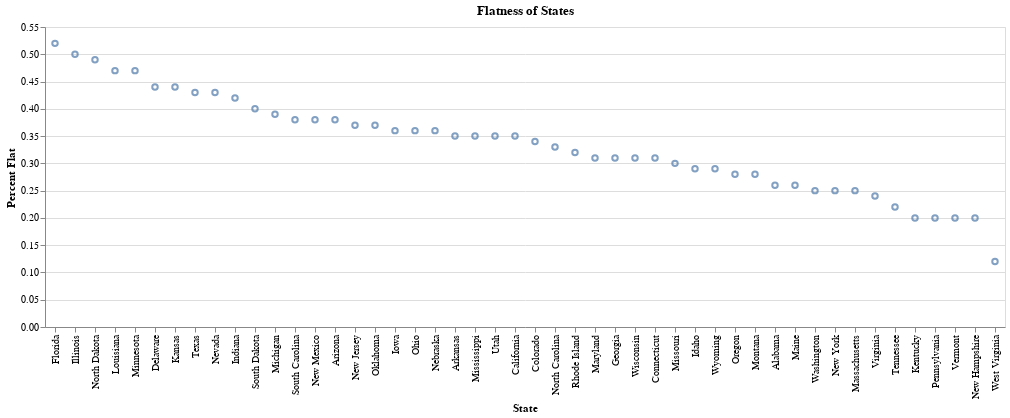

The code cell stored with this chart in its notebook:
### Code cell
import altair as alt
import pandas as pd

source = pd.read_csv('data/flatness.csv')
chart = alt.Chart(source).mark_point().encode(
    y = alt.Y('Percent Flat'),
    x = alt.X('State', sort='-y')
).properties(
    title = "Flatness of States"
)

chart

### Figure 1 — Vega-Lite specification as saved in the notebook (floating-point values rounded to 4 significant figures)
{"config": {"view": {"continuousWidth": 400, "continuousHeight": 300}}, "data": {"name": "data-fd4dbcfafaf5e4a8d44d36082ad59899"}, "mark": "point", "encoding": {"x": {"field": "State", "sort": "-y", "type": "nominal"}, "y": {"field": "Percent Flat", "type": "quantitative"}}, "title": "Flatness of States", "$schema": "https://vega.github.io/schema/vega-lite/v4.17.0.json", "datasets": {"data-fd4dbcfafaf5e4a8d44d36082ad59899": [{"State": "Florida", "flattest": 0.16, "flatter": 0.15, "flat": 0.21, "notFlat": 0.48, "Percent Flat": 0.52}, {"State": "Louisiana", "flattest": 0.1, "flatter": 0.15, "flat": 0.23, "notFlat": 0.53, "Percent Flat": 0.47}, {"State": "Illinois", "flattest": 0.09, "flatter": 0.16, "flat": 0.26, "notFlat": 0.5, "Percent Flat": 0.5}, {"State": "South Carolina", "flattest": 0.08, "flatter": 0.1, "flat": 0.19, "notFlat": 0.62, "Percent Flat": 0.38}, {"State": "North Dakota", "flattest": 0.08, "flatter": 0.14, "flat": 0.27, "notFlat": 0.51, "Percent Flat": 0.49}, {"State": "Minnesota", "flattest": 0.08, "flatter": 0.14, "flat": 0.25, "notFlat": 0.53, "Percent Flat": 0.47}, {"State": "Delaware", "flattest": 0.08, "flatter": 0.13, "flat": 0.23, "notFlat": 0.56, "Percent Flat": 0.44}, {"State": "Texas", "flattest": 0.06, "flatter": 0.12, "flat": 0.26, "notFlat": 0.57, "Percent Flat": 0.43}, {"State": "Kansas", "flattest": 0.06, "flatter": 0.13, "flat": 0.25, "notFlat": 0.56, "Percent Flat": 0.44}, {"State": "North Carolina", "flattest": 0.05, "flatter": 0.09, "flat": 0.19, "notFlat": 0.67, "Percent Flat": 0.33}, {"State": "New Jersey", "flattest": 0.05, "flatter": 0.1, "flat": 0.23, "notFlat": 0.63, "Percent Flat": 0.37}, {"State": "Iowa", "flattest": 0.05, "flatter": 0.11, "flat": 0.21, "notFlat": 0.64, "Percent Flat": 0.36}, {"State": "Indiana", "flattest": 0.05, "flatter": 0.13, "flat": 0.24, "notFlat": 0.58, "Percent Flat": 0.42}, {"State": "Arkansas", "flattest": 0.05, "flatter": 0.1, "flat": 0.2, "notFlat": 0.65, "Percent Flat": 0.35}, {"State": "South Dakota", "flattest": 0.04, "flatter": 0.1, "flat": 0.26, "notFlat": 0.6, "Percent Flat": 0.4}, {"State": "Ohio", "flattest": 0.04, "flatter": 0.1, "flat": 0.22, "notFlat": 0.64, "Percent Flat": 0.36}, {"State": "Nebraska", "flattest": 0.04, "flatter": 0.09, "flat": 0.23, "notFlat": 0.64, "Percent Flat": 0.36}, {"State": "Mississippi", "flattest": 0.04, "flatter": 0.1, "flat": 0.21, "notFlat": 0.65, "Percent Flat": 0.35}, {"State": "Maryland", "flattest": 0.04, "flatter": 0.07, "flat": 0.2, "notFlat": 0.69, "Percent Flat": 0.31}, {"State": "Georgia", "flattest": 0.04, "flatter": 0.08, "flat": 0.19, "notFlat": 0.69, "Percent Flat": 0.31}, {"State": "Oklahoma", "flattest": 0.03, "flatter": 0.1, "flat": 0.25, "notFlat": 0.63, "Percent Flat": 0.37}, {"State": "Missouri", "flattest": 0.03, "flatter": 0.08, "flat": 0.18, "notFlat": 0.7, "Percent Flat": 0.3}, {"State": "Michigan", "flattest": 0.03, "flatter": 0.1, "flat": 0.26, "notFlat": 0.61, "Percent Flat": 0.39}, {"State": "Wisconsin", "flattest": 0.02, "flatter": 0.08, "flat": 0.21, "notFlat": 0.69, "Percent Flat": 0.31}, {"State": "Virginia", "flattest": 0.02, "flatter": 0.05, "flat": 0.17, "notFlat": 0.76, "Percent Flat": 0.24}, {"State": "Utah", "flattest": 0.02, "flatter": 0.04, "flat": 0.29, "notFlat": 0.65, "Percent Flat": 0.35}, {"State": "Rhode Island", "flattest": 0.02, "flatter": 0.06, "flat": 0.24, "notFlat": 0.68, "Percent Flat": 0.32}, {"State": "New Mexico", "flattest": 0.02, "flatter": 0.07, "flat": 0.29, "notFlat": 0.62, "Percent Flat": 0.38}, {"State": "Kentucky", "flattest": 0.02, "flatter": 0.05, "flat": 0.13, "notFlat": 0.8, "Percent Flat": 0.2}, {"State": "Colorado", "flattest": 0.02, "flatter": 0.06, "flat": 0.26, "notFlat": 0.66, "Percent Flat": 0.34}, {"State": "California", "flattest": 0.02, "flatter": 0.05, "flat": 0.27, "notFlat": 0.65, "Percent Flat": 0.35}, {"State": "Alabama", "flattest": 0.02, "flatter": 0.06, "flat": 0.17, "notFlat": 0.74, "Percent Flat": 0.26}, {"State": "Washington", "flattest": 0.01, "flatter": 0.03, "flat": 0.21, "notFlat": 0.75, "Percent Flat": 0.25}, {"State": "Tennessee", "flattest": 0.01, "flatter": 0.05, "flat": 0.15, "notFlat": 0.78, "Percent Flat": 0.22}, {"State": "Pennsylvania", "flattest": 0.01, "flatter": 0.03, "flat": 0.16, "notFlat": 0.8, "Percent Flat": 0.2}, {"State": "Oregon", "flattest": 0.01, "flatter": 0.03, "flat": 0.24, "notFlat": 0.72, "Percent Flat": 0.28}, {"State": "New York", "flattest": 0.01, "flatter": 0.04, "flat": 0.21, "notFlat": 0.75, "Percent Flat": 0.25}, {"State": "Nevada", "flattest": 0.01, "flatter": 0.05, "flat": 0.37, "notFlat": 0.57, "Percent Flat": 0.43}, {"State": "Montana", "flattest": 0.01, "flatter": 0.04, "flat": 0.23, "notFlat": 0.72, "Percent Flat": 0.28}, {"State": "Massachusetts", "flattest": 0.01, "flatter": 0.05, "flat": 0.19, "notFlat": 0.75, "Percent Flat": 0.25}, {"State": "Maine", "flattest": 0.01, "flatter": 0.03, "flat": 0.22, "notFlat": 0.74, "Percent Flat": 0.26}, {"State": "Idaho", "flattest": 0.01, "flatter": 0.04, "flat": 0.24, "notFlat": 0.71, "Percent Flat": 0.29}, {"State": "Connecticut", "flattest": 0.01, "flatter": 0.03, "flat": 0.17, "notFlat": 0.69, "Percent Flat": 0.31}, {"State": "Arizona", "flattest": 0.01, "flatter": 0.07, "flat": 0.31, "notFlat": 0.62, "Percent Flat": 0.38}, {"State": "Wyoming", "flattest": null, "flatter": 0.04, "flat": 0.24, "notFlat": 0.71, "Percent Flat": 0.29}, {"State": "West Virginia", "flattest": null, "flatter": 0.01, "flat": 0.1, "notFlat": 0.88, "Percent Flat": 0.12}, {"State": "Vermont", "flattest": null, "flatter": 0.02, "flat": 0.18, "notFlat": 0.8, "Percent Flat": 0.2}, {"State": "New Hampshire", "flattest": null, "flatter": 0.02, "flat": 0.18, "notFlat": 0.8, "Percent Flat": 0.2}]}}
